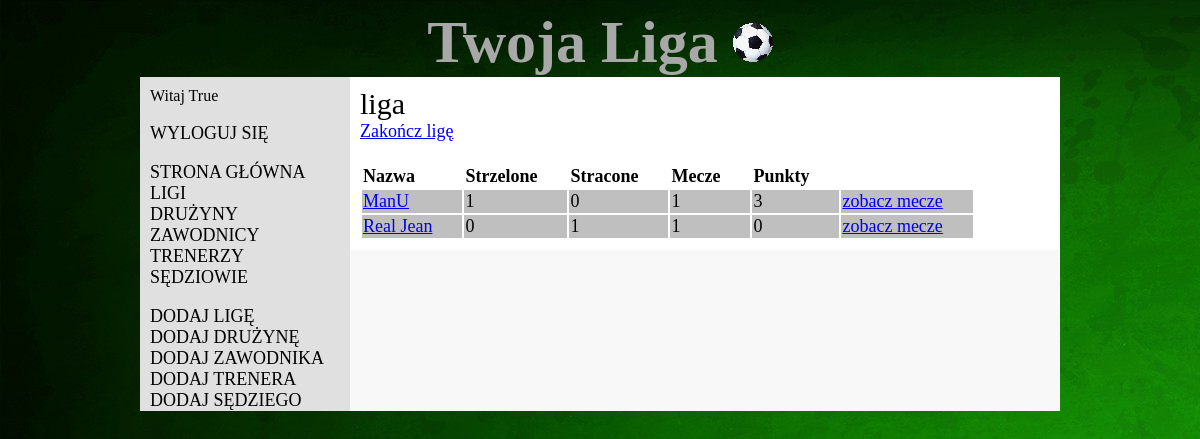
Page /league/1/ (signed in) on the committed database.
### liga/models.py (models this page shows, shortened)
class League(models.Model):
    name=models.CharField(max_length=50)
    finished= models.BooleanField()

class League_Team(models.Model):
    points=models.IntegerField()
    scoredGoals=models.IntegerField()
    lostGoals=models.IntegerField()
    matchPlayed=models.IntegerField()
    team=models.ForeignKey(Team)
    league=models.ForeignKey(League)

class Team(models.Model):
    name=models.CharField(max_length=50)
    available= models.BooleanField()
    coach=models.ForeignKey(Coach)

### liga/views.py (the view)
# urls.py: url(r'^league/(?P<l_id>\d+)/', views.league, name='league'),
def league(request, l_id = "0"):
    leagueID = int(l_id)
    if leagueID < 1:
        return redirect('/')
    else:
        l = League.objects.get(id = leagueID)
        teams_list = League_Team.objects.filter(league = l)
        for tl in teams_list:
            mecze = Match.objects.filter(Q(league=l) & (Q(homeTeam=tl.team) | Q(guestTeam=tl.team)))
            punkty = 0
            stracone = 0
            strzelone = 0
            for mecz in mecze:
                if mecz.homeTeam == tl.team:
                    if mecz.homeGoals > mecz.guestGoals:
                        punkty = punkty + 3
                    if mecz.homeGoals == mecz.guestGoals:
                        punkty = punkty + 1
                    stracone = stracone + mecz.guestGoals
                    strzelone = strzelone + mecz.homeGoals
                if mecz.guestTeam == tl.team:
                    if mecz.homeGoals < mecz.guestGoals:
                        punkty = punkty + 3
                    if mecz.homeGoals == mecz.guestGoals:
                        punkty = punkty + 1
                    stracone = stracone + mecz.homeGoals
                    strzelone = strzelone + mecz.guestGoals
            tl.matchPlayed = mecze.count()
            tl.scoredGoals = strzelone
            tl.lostGoals = stracone
            tl.points = punkty
            tl.save()
        template = loader.get_template('league.html')
        context = RequestContext(request, {
            'teams_list' : teams_list,
            'league' : l
        })
        return HttpResponse(template.render(context))

### liga/templates/league.html (shortened to what this page needs)
<!DOCTYPE html>
{% extends "base.html" %}
{% block content %}
    <div class="title">{{ league.name }}</div>
    {% if league.finished == False %}
        <a href="{% url 'finishleague' league.id %}">Zakończ ligę</a>
    {% endif %}
    <br><br>
    <table>
        <tr>
            <td><b>Nazwa</b></td>
            <td><b>Strzelone</b></td>
            <td><b>Stracone</b></td>
            <td><b>Mecze</b></td>
            <td><b>Punkty</b></td>
        </tr>
        {% for team in teams_list %}
            <tr>
                <td><a href="{% url 'team' team.team.id league.id %}">{{ team.team.name }}</a> </td>
                <td>{{ team.scoredGoals }}</td>
                <td>{{ team.lostGoals }}</td>
                <td>{{ team.matchPlayed }}</td>
                <td>{{ team.points }}</td>
                <td><a href="{% url 'matches' team.team.id league.id %}">zobacz mecze</a></td>
            </tr>
        {% endfor %}
    </table>
{% endblock %}

### liga/static/liga.css (style rules this page uses)
body { background-image: url("css_background2.jpg"); align-content: center; font-family: calibri ; }
td { padding-right: 30px; }
#main > table > tbody > tr >td,#main > table > tbody > tr >td>a { background-color: #bfbfbf; }
#main > table > tbody > tr:nth-child(1)>td { background-color: transparent; }
#main table { margin-top: 0px; }
.title { font-size: 30px; }

### rows in the picture
League: name "liga"
League_Team: team.name "ManU", scoredGoals "1", lostGoals "0", matchPlayed "1", points "3"
League_Team: team.name "Real Jean", scoredGoals "0", lostGoals "1", matchPlayed "1", points "0"

### other values in the picture
{{ request.session.user }} "True"
